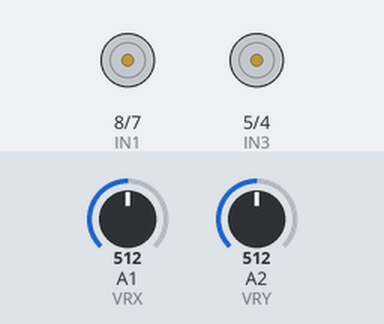
The sketch below on a simulated Arduino Uno, built with avr-gcc and run on an emulated ATmega328P. Shown: motor-driver pin pairs drawn as motors (green arrow = first pin HIGH = forward, orange = second pin HIGH = backward, longer = more drive, scaled by the enable pin). The test bench sets the inputs (shaded band); at power-on: A2 (VRY) = 512, A1 (VRX) = 512.

Above: at 1.2 s.
1.3 s: A2 (VRY) set to 530
2.8 s: A2 (VRY) set to 549
4.3 s: A2 (VRY) set to 306
5.8 s: A2 (VRY) set to 0
At 7.0 s:
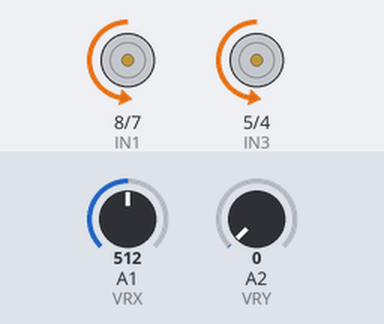
7.3 s: A2 (VRY) set to 1023
At 8.3 s:
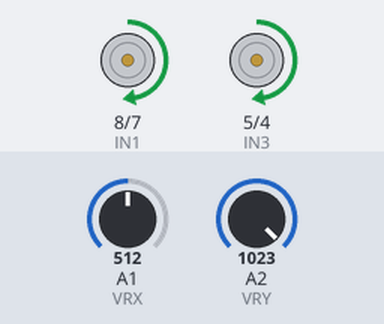
Timing chart, 0 to 9.8 s (numbered marks = the images above; inputs shaded):
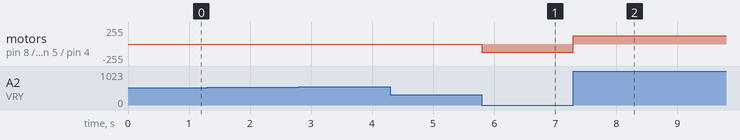

Measured:
- after the input at 1.3 s, every drawn part: stays the same
- after the input at 5.8 s, motor on pin 8 (IN1) / pin 7 (IN2), motor on pin 5 (IN3) / pin 4 (IN4): stopped → backward 127/255 at once
- after the input at 7.3 s, motor on pin 8 (IN1) / pin 7 (IN2), motor on pin 5 (IN3) / pin 4 (IN4): backward 127/255 → forward 127/255 at once

The sketch:

driverL298N_v02.ino
```cpp
/*
  Технические параметры драйвера L298N
  ------------------------------------
  Напряжение питания логики модуля: 5 В
  Потребляемый ток встроенной логики:  36 мА
  Напряжение питания драйвера: 5 В – 35 В
  Рабочий ток драйвера: 2 А (пиковый ток 3 А)


  вывод     Vss         — питание двигателей, от 5 до 35 В;
  вывод     GND         — общий вывод заземления;
  вывод     Vs          — питание логической схемы, 4,5 - 5,5 В;
  перемычка ENA         — управление скоростью двигателя A;
  выводы    IN1 и IN2   — управление направлением вращения двигателя A;
  выводы    IN3 и IN4   — управление направлением вращения двигателя B;
  перемычка ENB         — управление скоростью двигателя B;
  выходы    OUT1 и OUT2 — разъем для двигателя A;
  выходы    OUT3 и OUT4 — разъем для двигателя B;

  Управления скоростью. Разъемы управления скоростью ENA и ENB используются для
  включения и выключения управления скоростью двигателей. Когда перемычка
  установлена, двигатель вращается с максимальной скоростью. Если необходимо
  управлять скоростью двигателей, необходимо убрать перемычку и подключить
  выводы к контактам с поддержкой PWM на Arduino.

  Падение напряжения драйвера L298N составляет около 2 В. Это связано с
  внутренним падением напряжения в транзисторах в цепи H-мосте. Таким образом,
  если подключим 12 В к источнику питания двигателя, то двигатели получат
  напряжение около 10 В. Это означает, что двигатель на 12 В не будет работать
  с максимальной скоростью. Для получения максимальной скорости, напряжение
  поданное на двигатели должно быть выше на 2 В, чем потребность в фактическом
  напряжении двигателя.
*/

// motor A
#define ENA 9 // pin D9, PWM
#define IN1 8 // pin D8
#define IN2 7 // pin D7

// motor B
#define ENB 3 // pin D3, PWM
#define IN3 5 // pin D5
#define IN4 4 // pin D4

// joystick
#define VRX A1 // pin A1
#define VRY A2 // pin A2
#define SW 12  // pin D12

// motor speed (0..255)
int speedA = 0;
int speedB = 0;

// parameter downgrades driven motor speed
float downgradeA = 1.0;
float downgradeB = 1.0;

// joystick x, y values (0..1024)
int x = 0;
int y = 0;

// joystick middle
int xMiddle = 511;
int yMiddle = 511;

// joystick "dead zone"
int deadZone = 25;

void setup() {
  pinMode(ENA, OUTPUT);
  pinMode(ENB, OUTPUT);

  pinMode(IN1, OUTPUT);
  pinMode(IN2, OUTPUT);
  pinMode(IN3, OUTPUT);
  pinMode(IN4, OUTPUT);

  pinMode(VRX, INPUT);
  pinMode(VRY, INPUT);
  pinMode(SW, INPUT_PULLUP);

  digitalWrite(IN1, LOW);
  digitalWrite(IN2, LOW);
  digitalWrite(IN3, LOW);
  digitalWrite(IN4, LOW);

  xMiddle = analogRead(VRX);
  yMiddle = analogRead(VRY);
}

void loop() {
  Serial.begin(9600);

  // current joystick values
  x = analogRead(VRX);
  y = analogRead(VRY);

  downgradeA = 0.5; // full speed - 1.0, half speed - 0.5
  downgradeB = 0.5;

  if (y > (yMiddle + deadZone)) {
    // forward rotation
    // set speed form 0...1023 to 0..255
    speedA = ((y - 511) / 511 * 255) * downgradeA;
    speedB = ((y - 511) / 511 * 255) * downgradeB;

    analogWrite(ENA, speedA);
    analogWrite(ENB, speedB);

    digitalWrite(IN1, HIGH);
    digitalWrite(IN2, LOW);
    digitalWrite(IN3, HIGH);
    digitalWrite(IN4, LOW);
  } else if (y < yMiddle - deadZone) {
    // backward rotation
    // set speed form 0...1023 to 0..255
    speedA = ((511 - y) / 511 * 255) * downgradeA;
    speedB = ((511 - y) / 511 * 255) * downgradeB;

    analogWrite(ENA, speedA);
    analogWrite(ENB, speedB);

    digitalWrite(IN1, LOW);
    digitalWrite(IN2, HIGH);
    digitalWrite(IN3, LOW);
    digitalWrite(IN4, HIGH);
  } else {
    // stop rotation
    speedA = 0;
    speedB = 0;
    analogWrite(ENA, speedA);
    analogWrite(ENB, speedB);

    digitalWrite(IN1, LOW);
    digitalWrite(IN2, LOW);
    digitalWrite(IN3, LOW);
    digitalWrite(IN4, LOW);
  }


}
```
